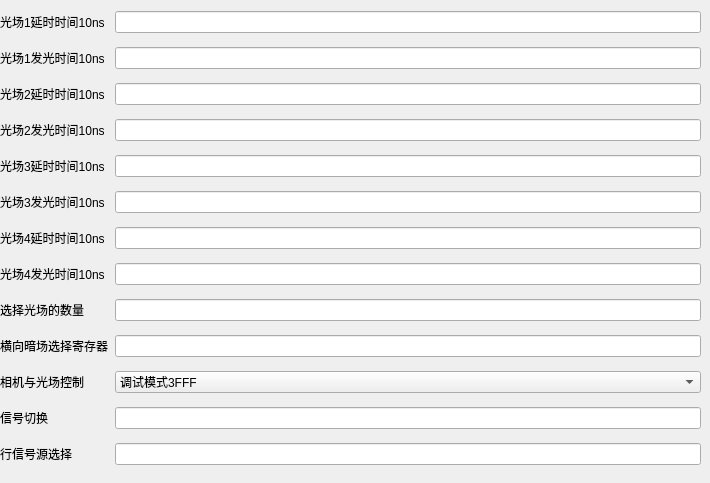
       <widget class="QWidget" name="LighterParam">
        <attribute name="title">
         <string notr="true">光源控制器参数</string>
        </attribute>
        <widget class="QWidget" name="layoutWidget">
         <property name="geometry">
          <rect>
           <x>0</x>
           <y>3</y>
           <width>701</width>
           <height>471</height>
          </rect>
         </property>
         <layout class="QGridLayout" name="gridLayout_8">
          <item row="0" column="1">
           <widget class="QLineEdit" name="LightField1DelayTimeLE"/>
          </item>
          <item row="12" column="0">
           <widget class="QLabel" name="RowSignalSelectedLB">
            <property name="text">
             <string>行信号源选择</string>
            </property>
           </widget>
          </item>
          <item row="4" column="1">
           <widget class="QLineEdit" name="LightField3DelayTimeLE"/>
          </item>
          <item row="5" column="1">
           <widget class="QLineEdit" name="LightField3GlowTimeLE"/>
          </item>
          <item row="11" column="1">
           <widget class="QLineEdit" name="SignalSwitchLE"/>
          </item>
          <item row="5" column="0">
           <widget class="QLabel" name="LightField3GlowTimeLB">
            <property name="text">
             <string>光场3发光时间10ns</string>
            </property>
           </widget>
          </item>
          <item row="3" column="0">
           <widget class="QLabel" name="LightField2GlowTimeLB">
            <property name="text">
             <string>光场2发光时间10ns</string>
            </property>
           </widget>
          </item>
          <item row="2" column="1">
           <widget class="QLineEdit" name="LightField2DelayTimeLE"/>
          </item>
          <item row="7" column="1">
           <widget class="QLineEdit" name="LightField4GlowTimeLE"/>
          </item>
          <item row="0" column="0">
           <widget class="QLabel" name="LightField1DelayTimeLB">
            <property name="text">
             <string>光场1延时时间10ns</string>
            </property>
           </widget>
          </item>
          <item row="9" column="0">
           <widget class="QLabel" name="HorizontalDarkfieldSelectRegisterLB">
            <property name="text">
             <string>横向暗场选择寄存器</string>
            </property>
           </widget>
          </item>
          <item row="1" column="0">
           <widget class="QLabel" name="LightField1GlowTimeLB">
            <property name="text">
             <string>光场1发光时间10ns</string>
            </property>
           </widget>
          </item>
          <item row="4" column="0">
           <widget class="QLabel" name="LightField3DelayTimeLB">
            <property name="text">
             <string>光场3延时时间10ns</string>
            </property>
           </widget>
          </item>
          <item row="6" column="0">
           <widget class="QLabel" name="LightField4DelayTimeLB">
            <property name="text">
             <string>光场4延时时间10ns</string>
            </property>
           </widget>
          </item>
          <item row="10" column="1">
           <widget class="QComboBox" name="CamareAndLightFieldControlCB">
            <item>
             <property name="text">
              <string>调试模式3FFF</string>
             </property>
            </item>
            <item>
             <property name="text">
              <string>运行模式7FFF</string>
             </property>
            </item>
           </widget>
          </item>
          <item row="8" column="0">
           <widget class="QLabel" name="SelectedLightFieldNumberLB">
            <property name="text">
             <string>选择光场的数量</string>
            </property>
           </widget>
          </item>
          <item row="10" column="0">
           <widget class="QLabel" name="CamareAndLightFieldControlLB">
            <property name="text">
             <string>相机与光场控制</string>
            </property>
           </widget>
          </item>
          <item row="6" column="1">
           <widget class="QLineEdit" name="LightField4DelayTimeLE"/>
          </item>
          <item row="7" column="0">
           <widget class="QLabel" name="LightField4GlowTimeLB">
            <property name="text">
             <string>光场4发光时间10ns</string>
            </property>
           </widget>
          </item>
          <item row="2" column="0">
           <widget class="QLabel" name="LightField2DelayTimeLB">
            <property name="text">
             <string>光场2延时时间10ns</string>
            </property>
           </widget>
          </item>
          <item row="11" column="0">
           <widget class="QLabel" name="SignalSwitchLB">
            <property name="text">
             <string>信号切换</string>
            </property>
           </widget>
          </item>
          <item row="8" column="1">
           <widget class="QLineEdit" name="SelectedLightFieldNumberLE"/>
          </item>
          <item row="1" column="1">
           <widget class="QLineEdit" name="LightField1GlowTimeLE"/>
          </item>
          <item row="3" column="1">
           <widget class="QLineEdit" name="LightField2GlowTimeLE"/>
          </item>
          <item row="12" column="1">
           <widget class="QLineEdit" name="RowSignalSelectedLE"/>
          </item>
          <item row="9" column="1">
           <widget class="QLineEdit" name="HorizontalDarkfieldSelectRegisterLE"/>
          </item>
         </layout>
        </widget>
       </widget>
